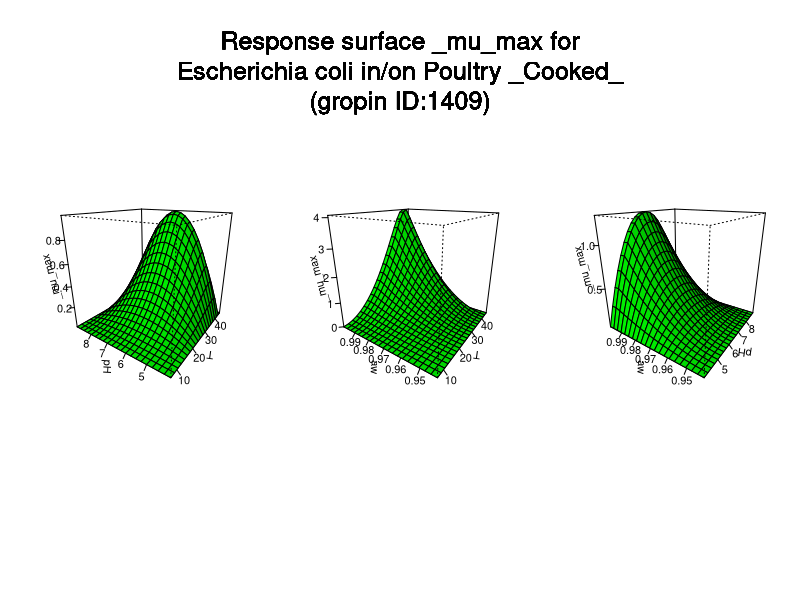

This chart was generated by the following R code:
#############################
# start of Parameter script
#############################
T <- seq(6.81681,45.1148851148851,length.out=21)
pH <- seq(4.004,8.97102897102897,length.out=21)
aw <- seq(0.941941,0.999000999000999,length.out=21)
#############################
# end of Parameter script
#############################
############################# 
# start of Model script Gropin ID 1409 
#############################
 
# constant coefficients for this model
 
variables <- data.frame(T,pH,aw)
argumentsPar <- expand.grid(variables)
 
# heart of the model
response_surface <- function(T,pH,aw) {
   mumax <-4.247*(((T-45.16)*((T-6.81)^2))/(34.16*(34.16*(T-40.97)-(-4.19)*(47.78-2*T))))*(((pH-8.98)*(pH-4))/(2.49*(pH-6.49)-(-2.49)*(4-pH)))*(((aw-1)*((aw-0.941)^2))/(0.057*(0.057*(aw-0.998)-(-0.002)*(1.939-2*aw))))

return(mumax=mumax)
} 

# output parameters
responseSurface <- cbind(argumentsPar,response_surface(argumentsPar['T'],argumentsPar['pH'],argumentsPar['aw']))
colnames(responseSurface) <- c(colnames(argumentsPar),'mumax')
#############################
# End of Model script
#############################
############################# 
# start of Visualisation script Gropin ID 1409 
#############################
argPar1 <- expand.grid(T,pH)
argPar2 <- expand.grid(T,aw)
argPar3 <- expand.grid(pH,aw)
z1 <- matrix(unlist(response_surface(argPar1[1],argPar1[2],aw[10])),nrow=21)
z2 <- matrix(unlist(response_surface(argPar2[1],pH[10],argPar2[2])),nrow=21)
z3 <- matrix(unlist(response_surface(T[10],argPar3[1],argPar3[2])),nrow=21)
par(mfrow = c(1,3))
persp(T,pH,z1,col = 'green',xlab='T',ylab='pH',zlab='_mu_max',theta=305,phi=20,shade=0.25,ticktype = 'detailed')
persp(T,aw,z2,col = 'green',xlab='T',ylab='aw',zlab='_mu_max',theta=305,phi=20,shade=0.25,ticktype = 'detailed')
persp(pH,aw,z3,col = 'green',xlab='pH',ylab='aw',zlab='_mu_max',theta=305,phi=20,shade=0.25,ticktype = 'detailed')
mtext('Response surface _mu_max for
Escherichia coli in/on Poultry _Cooked_
(gropin ID:1409)',outer=T,  cex=1.5, line=-8.5, side=3)
#############################
# End of Visualisation script
#############################
